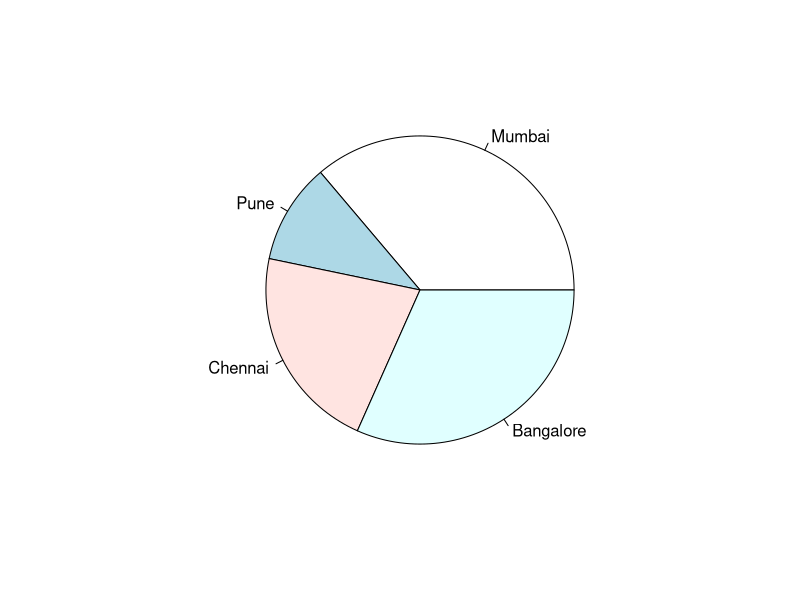
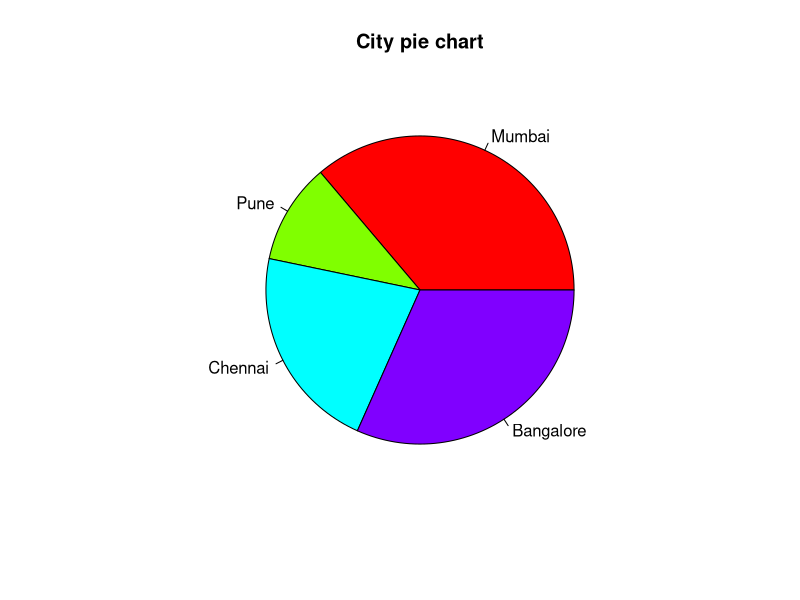
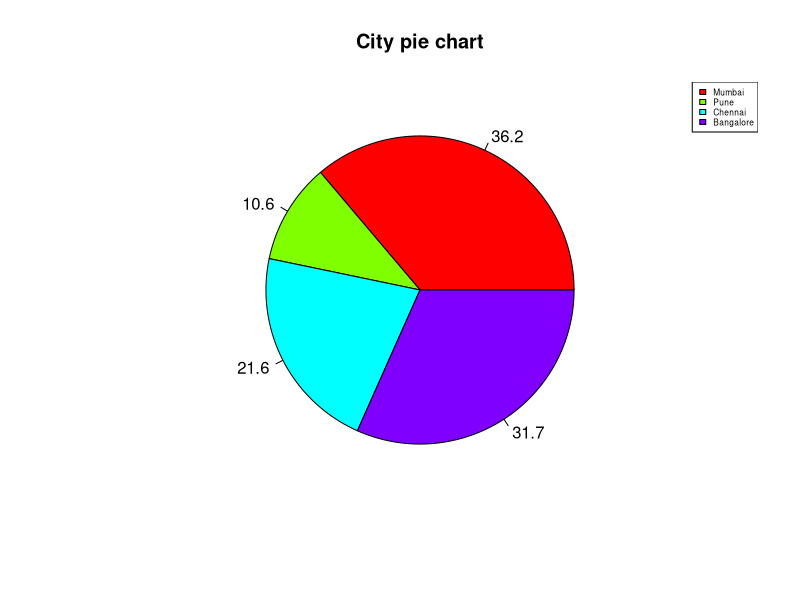
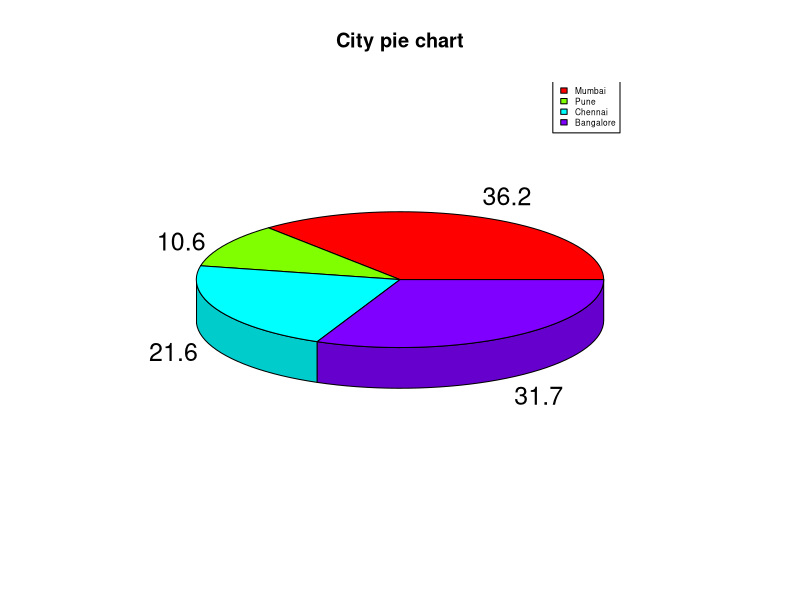

Here is the R script that generated these plots, in order:
# Create data for the graph.
sales<- c(72, 21, 43, 63)
labels <- c("Mumbai", "Pune", "Chennai", "Bangalore")

# Plot the chart.
pie(sales, labels)

# Plot the chart with title and rainbow color pallet.
pie(sales, labels, main = "City pie chart",
    col = rainbow(length(sales)))

piepercent<- round(100 * sales / sum(sales), 1)

# Plot the chart.
pie(sales, labels = piepercent,
    main = "City pie chart", col = rainbow(length(sales)))
legend("topright", c("Mumbai", "Pune", "Chennai", "Bangalore"),
       cex = 0.5, fill = rainbow(length(sales)))

# 3D plot
# Get the library.
library(plotrix)

# Create data for the graph.
sales<- c(72, 21, 43, 63)
labels <- c("Mumbai", "Pune", "Chennai", "Bangalore")

piepercent<- round(100 * sales / sum(sales), 1)

# Plot the chart.
pie3D(sales, labels = piepercent,
      main = "City pie chart", col = rainbow(length(sales)))
legend("topright", c("Mumbai", "Pune", "Chennai", "Bangalore"),
       cex = 0.5, fill = rainbow(length(sales)))
